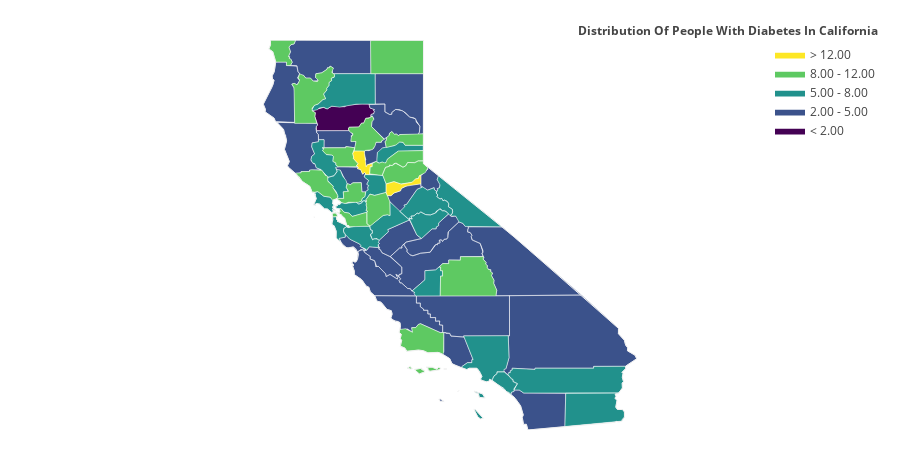

Notebook cell for this chart:
### Code cell
values = CA_count[0].tolist()
fips = CA_count.index.tolist()


endpts = list(np.mgrid[min(values):max(values):4j])

fig = ff.create_choropleth(
    fips=fips, values=values, scope=['California'], show_state_data=True,
     binning_endpoints=endpts, round_legend_values=True,
    
    legend_title=' Distribution Of People With Diabetes In California',
    county_outline={'color': 'rgb(255,255,255)', 'width': 0.5},
    exponent_format=True,
)
fig.layout.template = None
fig.show()

### Figure 1 — Plotly figure (JSON) as saved in the notebook; plotly's stock layout.template omitted (floating-point values rounded to 4 significant figures; data arrays with more than 128 entries replaced by an {"elided": "..."} marker saying what was removed)
{"data": [{"fill": "toself", "fillcolor": "rgb(68, 1, 84)", "hoverinfo": "none", "line": {"color": "rgb(255,255,255)", "width": 0.5}, "mode": "lines", "name": "< 2.00", "type": "scatter", "x": [-123.1, -122.7, -122.7, -122.5, -122.2, -122.1, -121.7, -121.5, -121.5, -121.3, -121.4, -121.3, -121.4, -121.4, -121.5, -121.6, -121.6, -121.7, -121.8, -122.0, -122.1, -122.0, -122.9, -123.0, -122.9, -123.0, -123.0, -123.1, null], "y": [40.29, 40.37, 40.33, 40.39, 40.38, 40.41, 40.45, 40.45, 40.35, 40.31, 40.3, 40.27, 40.22, 40.19, 40.12, 40.1, 39.98, 39.98, 39.89, 39.88, 39.84, 39.8, 39.8, 39.91, 39.94, 40.14, 40.23, 40.29, null]}, {"fill": "toself", "fillcolor": "rgb(59, 82, 139)", "hoverinfo": "none", "line": {"color": "rgb(255,255,255)", "width": 0.5}, "mode": "lines", "name": "2.00 - 5.00", "type": "scatter", "x": {"elided": "611 float values"}, "y": {"elided": "611 float values"}}, {"fill": "toself", "fillcolor": "rgb(33, 145, 140)", "hoverinfo": "none", "line": {"color": "rgb(255,255,255)", "width": 0.5}, "mode": "lines", "name": "5.00 - 8.00", "type": "scatter", "x": {"elided": "450 float values"}, "y": {"elided": "450 float values"}}, {"fill": "toself", "fillcolor": "rgb(94, 201, 98)", "hoverinfo": "none", "line": {"color": "rgb(255,255,255)", "width": 0.5}, "mode": "lines", "name": "8.00 - 12.00", "type": "scatter", "x": {"elided": "394 float values"}, "y": {"elided": "394 float values"}}, {"fill": "toself", "fillcolor": "rgb(253, 231, 37)", "hoverinfo": "none", "line": {"color": "rgb(255,255,255)", "width": 0.5}, "mode": "lines", "name": "> 12.00", "type": "scatter", "x": [-121.0, -120.8, -120.6, -120.3, -120.2, -120.1, -120.1, -120.1, -120.1, -120.5, -120.6, -120.6, -120.8, -120.9, -121.0, -121.0, -121.0, null, -121.9, -121.9, -121.6, -121.6, -121.5, -121.4, -121.4, -121.5, -121.5, -121.6, -121.6, -121.6, -121.7, -121.7, -121.8, -121.8, -121.8, -121.8, -121.9, -121.9, -121.9, null], "y": [38.5, 38.56, 38.5, 38.55, 38.63, 38.64, 38.71, 38.7, 38.51, 38.45, 38.4, 38.34, 38.29, 38.22, 38.23, 38.3, 38.5, null, 39.24, 39.3, 39.31, 38.92, 38.97, 39.0, 38.93, 38.93, 38.73, 38.74, 38.76, 38.79, 38.74, 38.86, 38.88, 38.9, 38.95, 39.0, 39.13, 39.15, 39.24, null]}, {"hoverinfo": "text", "legendgroup": "centroids", "marker": {"color": "white", "opacity": 0}, "mode": "markers", "name": "US Counties", "selected": {"marker": {"color": "white", "opacity": 1, "size": 3}}, "showlegend": false, "text": ["County: Ventura<br>State: California<br>FIPS: 06111<br>Value: 5.0", "County: Ventura<br>State: California<br>FIPS: 06111<br>Value: 5.0", "County: Ventura<br>State: California<br>FIPS: 06111<br>Value: 5.0", "County: Santa Barbara<br>State: California<br>FIPS: 06083<br>Value: 9.0", "County: Santa Barbara<br>State: California<br>FIPS: 06083<br>Value: 9.0", "County: Santa Barbara<br>State: California<br>FIPS: 06083<br>Value: 9.0", "County: Santa Barbara<br>State: California<br>FIPS: 06083<br>Value: 9.0", "County: Santa Barbara<br>State: California<br>FIPS: 06083<br>Value: 9.0", "County: San Francisco<br>State: California<br>FIPS: 06075<br>Value: 10.0", "County: San Francisco<br>State: California<br>FIPS: 06075<br>Value: 10.0", "County: San Francisco<br>State: California<br>FIPS: 06075<br>Value: 10.0", "County: San Francisco<br>State: California<br>FIPS: 06075<br>Value: 10.0", "County: San Francisco<br>State: California<br>FIPS: 06075<br>Value: 10.0", "County: Marin<br>State: California<br>FIPS: 06041<br>Value: 7.0", "County: Marin<br>State: California<br>FIPS: 06041<br>Value: 7.0", "County: Los Angeles<br>State: California<br>FIPS: 06037<br>Value: 7.0", "County: Los Angeles<br>State: California<br>FIPS: 06037<br>Value: 7.0", "County: Los Angeles<br>State: California<br>FIPS: 06037<br>Value: 7.0", "County: Del Norte<br>State: California<br>FIPS: 06015<br>Value: 9.0", "County: Del Norte<br>State: California<br>FIPS: 06015<br>Value: 9.0", "County: Alameda<br>State: California<br>FIPS: 06001<br>Value: 12.0", "County: Alpine<br>State: California<br>FIPS: 06003<br>Value: 5.0", "County: Amador<br>State: California<br>FIPS: 06005<br>Value: nan", "County: Butte<br>State: California<br>FIPS: 06007<br>Value: 11.0", "County: Calaveras<br>State: California<br>FIPS: 06009<br>Value: 5.0", "County: Colusa<br>State: California<br>FIPS: 06011<br>Value: 12.0", "County: Contra Costa<br>State: California<br>FIPS: 06013<br>Value: 7.0", "County: El Dorado<br>State: California<br>FIPS: 06017<br>Value: 9.0", "County: Fresno<br>State: California<br>FIPS: 06019<br>Value: 4.0", "County: Glenn<br>State: California<br>FIPS: 06021<br>Value: 4.0", "County: Humboldt<br>State: California<br>FIPS: 06023<br>Value: 3.0", "County: Imperial<br>State: California<br>FIPS: 06025<br>Value: 6.0", "County: Inyo<br>State: California<br>FIPS: 06027<br>Value: 5.0", "County: Kern<br>State: California<br>FIPS: 06029<br>Value: 4.0", "County: Kings<br>State: California<br>FIPS: 06031<br>Value: 6.0", "County: Lake<br>State: California<br>FIPS: 06033<br>Value: 7.0", "County: Lassen<br>State: California<br>FIPS: 06035<br>Value: 4.0", "County: Madera<br>State: California<br>FIPS: 06039<br>Value: 3.0", "County: Mariposa<br>State: California<br>FIPS: 06043<br>Value: 8.0", "County: Mendocino<br>State: California<br>FIPS: 06045<br>Value: 4.0", "County: Merced<br>State: California<br>FIPS: 06047<br>Value: 4.0", "County: Modoc<br>State: California<br>FIPS: 06049<br>Value: 9.0", "County: Mono<br>State: California<br>FIPS: 06051<br>Value: 8.0", "County: Monterey<br>State: California<br>FIPS: 06053<br>Value: 5.0", "County: Napa<br>State: California<br>FIPS: 06055<br>Value: 6.0", "County: Nevada<br>State: California<br>FIPS: 06057<br>Value: 6.0", "County: Orange<br>State: California<br>FIPS: 06059<br>Value: 7.0", "County: Placer<br>State: California<br>FIPS: 06061<br>Value: 10.0", "County: Plumas<br>State: California<br>FIPS: 06063<br>Value: 5.0", "County: Riverside<br>State: California<br>FIPS: 06065<br>Value: 8.0", "County: Sacramento<br>State: California<br>FIPS: 06067<br>Value: 6.0", "County: San Benito<br>State: California<br>FIPS: 06069<br>Value: 5.0", "County: San Bernardino<br>State: California<br>FIPS: 06071<br>Value: 4.0", "County: San Diego<br>State: California<br>FIPS: 06073<br>Value: 3.0", "County: San Joaquin<br>State: California<br>FIPS: 06077<br>Value: 10.0", "County: San Luis Obispo<br>State: California<br>FIPS: 06079<br>Value: 5.0", "County: San Mateo<br>State: California<br>FIPS: 06081<br>Value: 6.0", "County: Santa Clara<br>State: California<br>FIPS: 06085<br>Value: 8.0", "County: Santa Cruz<br>State: California<br>FIPS: 06087<br>Value: 5.0", "County: Shasta<br>State: California<br>FIPS: 06089<br>Value: 6.0", "County: Sierra<br>State: California<br>FIPS: 06091<br>Value: 9.0", "County: Siskiyou<br>State: California<br>FIPS: 06093<br>Value: 4.0", "County: Solano<br>State: California<br>FIPS: 06095<br>Value: 9.0", "County: Sonoma<br>State: California<br>FIPS: 06097<br>Value: 9.0", "County: Stanislaus<br>State: California<br>FIPS: 06099<br>Value: 6.0", "County: Sutter<br>State: California<br>FIPS: 06101<br>Value: nan", "County: Tehama<br>State: California<br>FIPS: 06103<br>Value: 2.0", "County: Trinity<br>State: California<br>FIPS: 06105<br>Value: 11.0", "County: Tulare<br>State: California<br>FIPS: 06107<br>Value: 10.0", "County: Tuolumne<br>State: California<br>FIPS: 06109<br>Value: 6.0", "County: Yolo<br>State: California<br>FIPS: 06113<br>Value: 4.0", "County: Yuba<br>State: California<br>FIPS: 06115<br>Value: 3.0"], "type": "scatter", "unselected": {"marker": {"opacity": 0}}, "x": [[-119.4], [-119.1], [-119.5], [-119.0], [-119.7], [-120.1], [-120.4], [-120.0], [-123.0], [-122.3], [-122.4], [-122.4], [-122.4], [-122.4], [-122.7], [-118.4], [-118.5], [-118.2], [-124.2], [-123.9], -121.9, -119.8, -120.7, -121.6, -120.6, -122.2, -121.9, -120.5, -119.6, -122.4, -123.9, -115.4, -117.4, -118.7, -119.8, -122.8, -120.6, -119.8, -119.9, -123.4, -120.7, -120.7, -118.9, -121.2, -122.3, -120.8, -117.8, -120.7, -120.8, -116.0, -121.3, -121.1, -116.2, -116.7, -121.3, -120.4, -122.3, -121.7, -122.0, -122.0, -120.5, -122.5, -121.9, -122.9, -121.0, -121.7, -122.2, -123.1, -118.8, -120.0, -121.9, -121.4], "y": [[34.01], [34.47], [33.25], [33.48], [34.01], [33.97], [34.04], [34.72], [37.7], [37.78], [37.82], [37.86], [37.76], [37.86], [38.07], [33.38], [32.9], [34.36], [41.95], [41.74], 37.65, 38.6, 38.45, 39.67, 38.2, 39.18, 37.92, 38.78, 36.76, 39.6, 40.7, 33.04, 36.51, 35.34, 36.08, 39.1, 40.67, 37.22, 37.58, 39.44, 37.19, 41.59, 37.94, 36.22, 38.51, 39.3, 33.7, 39.06, 40.0, 33.74, 38.45, 36.61, 34.84, 33.03, 37.93, 35.39, 37.42, 37.23, 37.06, 40.76, 39.58, 41.59, 38.27, 38.53, 37.56, 39.03, 40.13, 40.65, 36.22, 38.03, 38.69, 39.27]}, {"hoverinfo": "text", "legendgroup": "States", "line": {"color": "rgb(240, 240, 240)", "width": 1}, "mode": "lines", "showlegend": false, "type": "scatter", "x": {"elided": "263 float values"}, "y": {"elided": "263 float values"}}], "layout": {"annotations": [{"showarrow": false, "text": "<b> Distribution Of People With Diabetes In California</b>", "x": 1, "xanchor": "right", "xref": "paper", "y": 1.05, "yref": "paper"}], "dragmode": "select", "height": 450, "hovermode": "closest", "legend": {"traceorder": "reversed", "x": 1, "xanchor": "right", "y": 1, "yanchor": "top"}, "margin": {"b": 20, "l": 20, "r": 20, "t": 40}, "width": 900, "xaxis": {"autorange": false, "fixedrange": true, "range": [-131.1, -107.4], "showgrid": false, "showticklabels": false, "zeroline": false}, "yaxis": {"autorange": false, "fixedrange": true, "range": [32.53, 42.0], "showgrid": false, "showticklabels": false, "zeroline": false}}}
